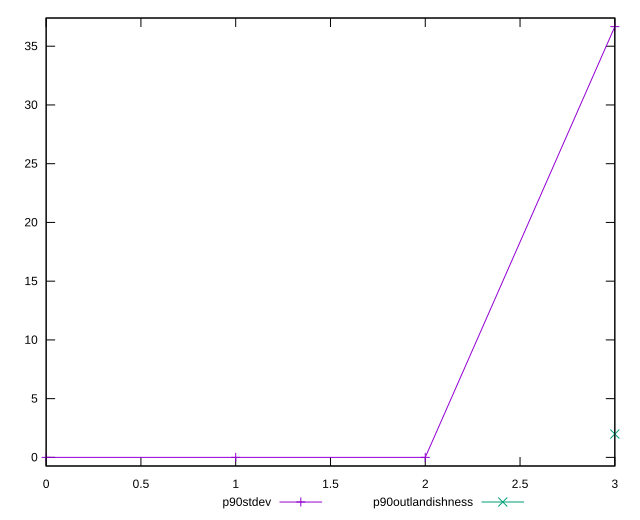

Write gnuplot code to recreate this figure.
reset

$p90Stdev <<EOF
0 0
1 0
2 0
3 36.66742114811512
EOF

$p90Outlandishness <<EOF
3 1.9880999999999998
EOF

set key outside below
set xrange [0:3]
set yrange [-0.7333484229623024:37.40076957107742]
set trange [-0.7333484229623024:37.40076957107742]
set terminal svg size 640, 520 enhanced background rgb 'white'
set output "reports/report_00030_2021-02-24T20-42-31.540Z/legacy-javascript/progression/stddev.svg"

plot $p90Stdev title "p90stdev" with linespoints, \
     $p90Outlandishness title "p90outlandishness" with linespoints

reset
